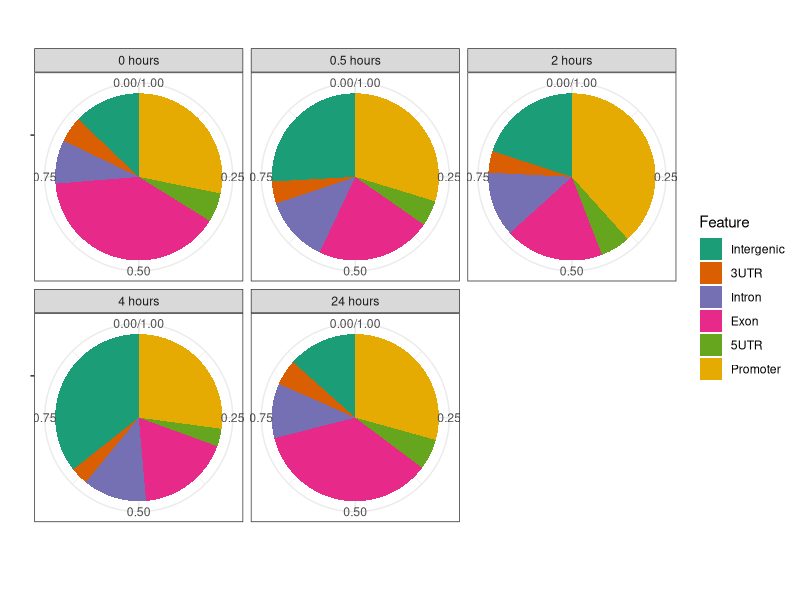

Recreate this plot in R.
library(ggplot2)
library(tidyverse)

data <- read_tsv("Fig4A_data.txt")
data <- pivot_longer(data, -Feature)
data$name <- factor(data$name, levels = c("0 hours", "0.5 hours", "2 hours", "4 hours", "24 hours"))
data$Feature <- factor(data$Feature, levels = c("Intergenic","3UTR", "Intron", "Exon", "5UTR", "Promoter"))

ggplot(data, aes(x = "", y=value, fill=Feature))+
  geom_bar(width = 1, stat = "identity", position = position_fill())+
  coord_polar("y", start=0)+
  facet_wrap(~name)+
  theme_bw()+
  labs(x = "", y = "")+
  scale_fill_brewer(palette = "Dark2")

